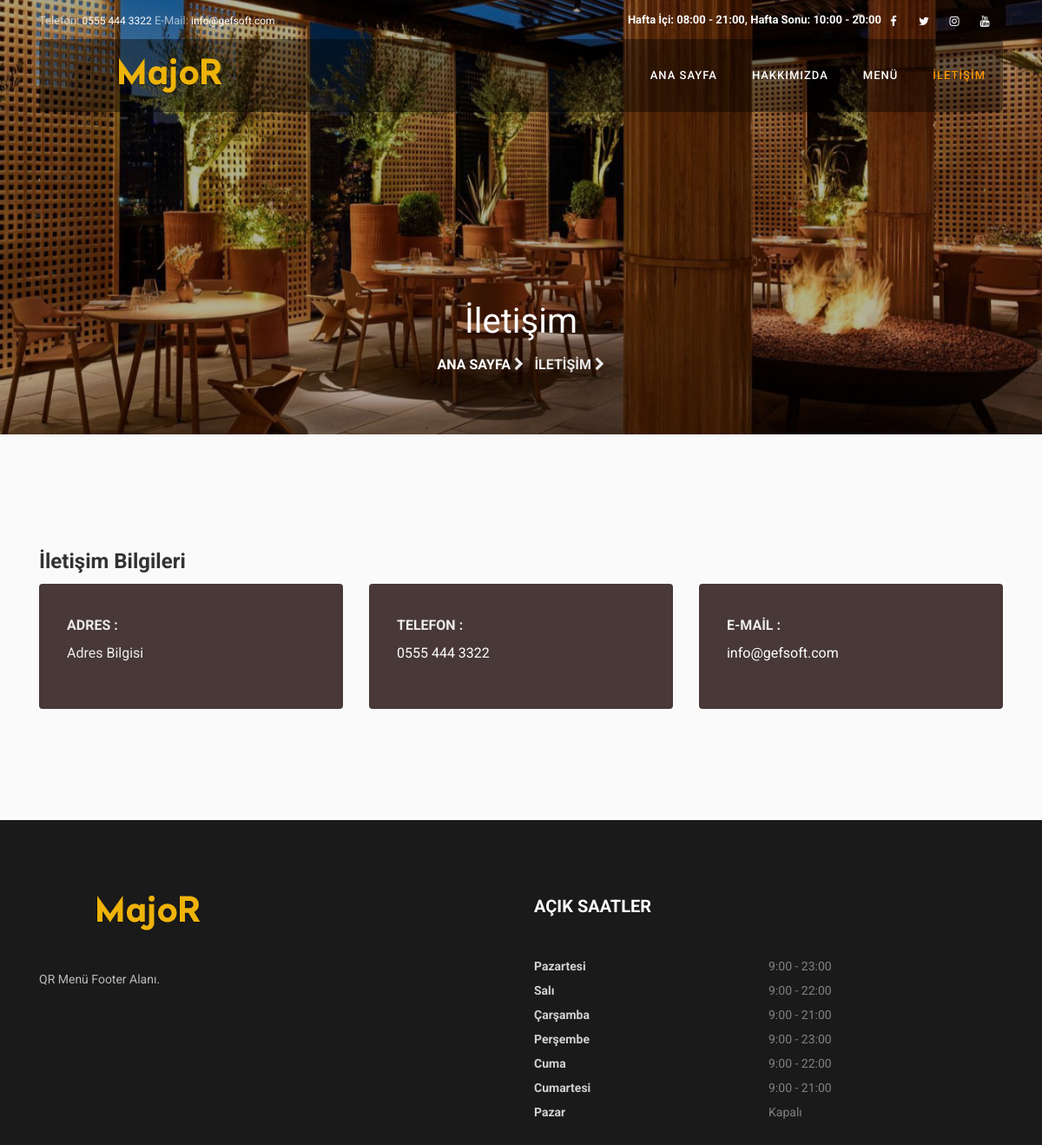
The page /iletisim.php on the database its author committed.
### tables this page shows
CREATE TABLE IF NOT EXISTS `site_bilgi_tablosu` (
  `site_id` int(11) NOT NULL AUTO_INCREMENT,
  `site_baslik` varchar(50) NOT NULL,
  `site_aciklama` varchar(125) NOT NULL,
  `site_logo` varchar(22) NOT NULL,
  `site_favicon` varchar(22) NOT NULL,
  `site_telefon` varchar(15) DEFAULT NULL,
  `site_email` varchar(60) DEFAULT NULL,
  `site_calisma_saat` varchar(100) DEFAULT NULL,
  `site_adres` varchar(80) DEFAULT NULL,
  `site_kategori_gorsel` varchar(20) DEFAULT NULL,
  `site_iletisim_gorsel` varchar(20) DEFAULT NULL,
  PRIMARY KEY (`site_id`)
);

CREATE TABLE IF NOT EXISTS `footer_tablo` (
  `footer_id` int(11) NOT NULL AUTO_INCREMENT,
  `footer_aciklama` varchar(200) NOT NULL,
  `f_pazartesi` varchar(35) NOT NULL,
  `f_sali` varchar(35) NOT NULL,
  `f_carsamba` varchar(35) NOT NULL,
  `f_persembe` varchar(35) NOT NULL,
  `f_cuma` varchar(35) NOT NULL,
  `f_cumartesi` varchar(35) NOT NULL,
  `f_pazar` varchar(35) NOT NULL,
  PRIMARY KEY (`footer_id`)
);

### iletisim.php (the view, shortened to what this page needs)
<?php
include("admin-panel/ayarlar.php");
$sayfa = "iletişim";
$sitesorgu = $db->prepare("SELECT * FROM site_bilgi_tablosu");
$sitesorgu->execute();
$sbilgicikti = $sitesorgu->fetch(PDO::FETCH_ASSOC);
?>
<!DOCTYPE html>
<html lang="tr">
<head>
  <link rel="stylesheet" href="https://stackpath.bootstrapcdn.com/font-awesome/4.7.0/css/font-awesome.min.css">
  <link rel="stylesheet" href="css/animate.css">
  <link rel="stylesheet" href="css/owl.carousel.min.css">
  <link rel="stylesheet" href="css/owl.theme.default.min.css">
  <link rel="stylesheet" href="css/magnific-popup.css">
  <link rel="stylesheet" href="css/flaticon.css">
  <link rel="stylesheet" href="css/style.css">
</head>
<body>
  <?php include("header.php"); ?>
  <section class="hero-wrap hero-wrap-2" style="background-image: url('images/<?php echo $sbilgicikti["site_iletisim_gorsel"]; ?>');" data-stellar-background-ratio="0.5">
    <div class="overlay"></div>
    <div class="container">
      <div class="row no-gutters slider-text align-items-end justify-content-center">
        <div class="col-md-9 ftco-animate text-center mb-5">
          <h1 class="mb-2 bread">İletişim</h1>
          <p class="breadcrumbs"><span class="mr-2"><a href="index">Ana Sayfa <i class="fa fa-chevron-right"></i></a></span> <span>İletişim <i class="fa fa-chevron-right"></i></span></p>
        </div>
      </div>
    </div>
  </section>
  <section class="ftco-section contact-section bg-light">
    <div class="container">
      <div class="row d-flex contact-info">
        <div class="col-md-12">
          <h2 class="h4 font-weight-bold">İletişim Bilgileri</h2>
        </div>
        <div class="col-md-4 d-flex">
          <div class="dbox">
            <p><span>Adres :</span> <br> <?php echo $sbilgicikti["site_adres"]; ?> </p>
          </div>
        </div>
        <div class="col-md-4 d-flex">
          <div class="dbox">
            <p><span>Telefon :</span> <br> <a href="tel:<?php echo str_replace(" ", "", $sbilgicikti["site_telefon"]); ?>"><?php echo $sbilgicikti["site_telefon"]; ?></a></p>
          </div>
        </div>
        <div class="col-md-4 d-flex">
          <div class="dbox">
            <p><span>E-Mail :</span> <br> <a href="mailto:<?php echo $sbilgicikti["site_email"]; ?>"><?php echo $sbilgicikti["site_email"]; ?></a></p>
          </div>
        </div>
      </div>
    </div>
  </section>
  <?php include("footer.php"); ?>
</body>
</html>

### header.php (shortened to what this page needs)
<?php
$sitesorgu = $db->prepare("SELECT * FROM site_bilgi_tablosu");
$sitesorgu->execute();
$sitecikti = $sitesorgu->fetch(PDO::FETCH_ASSOC);
$sosyalsorgu = $db->prepare("SELECT * FROM sosyal_medya_tablosu");
$sosyalsorgu->execute();
$soysalcikti = $sosyalsorgu->fetch(PDO::FETCH_ASSOC);
?>
<div class="wrap">
    <div class="container">
        <div class="row justify-content-between">
            <div class="col-12 col-md d-flex align-items-center">
                <p class="mb-0 phone">
                    <?php if (!$sitecikti["site_telefon"] == null) : ?> <span class="mailus">Telefon:</span> <a href="tel:<?php echo str_replace(" ", "", $sitecikti["site_telefon"]); ?>"><?php echo $sitecikti["site_telefon"]; ?></a><?php endif; ?>
                    <?php if (!$sitecikti["site_email"] == null) : ?> <span class="mailus">E-Mail:</span> <a href="mailto:<?php echo $sitecikti["site_email"]; ?>"><?php echo $sitecikti["site_email"]; ?></a><?php endif; ?>
                </p>
            </div>
            <div class="col-12 col-md d-flex justify-content-md-end">
                <?php if (!$sitecikti["site_calisma_saat"] == null) : ?><p class="mb-0 font-weight-bold text-light"><?php echo $sitecikti["site_calisma_saat"]; ?></p><?php endif; ?>
                <div class="social-media">
                    <p class="mb-0 d-flex">
                        <?php if (!$soysalcikti["sosyal_facebook"] == null || !$soysalcikti["sosyal_facebook"] === " ") : ?> <a href="https://www.facebook.com/<?php echo $soysalcikti["sosyal_facebook"]; ?>" class="d-flex align-items-center justify-content-center"><span class="fa fa-facebook"><i class="sr-only">Facebook</i></span></a> <?php endif; ?>
                        <?php if (!$soysalcikti["sosyal_twitter"] == null || !$soysalcikti["sosyal_twitter"] === " ") : ?> <a href="https://www.twitter.com/<?php echo $soysalcikti["sosyal_twitter"]; ?>" class="d-flex align-items-center justify-content-center"><span class="fa fa-twitter"><i class="sr-only">Twitter</i></span></a> <?php endif; ?>
                        <?php if (!$soysalcikti["sosyal_instagram"] == null || !$soysalcikti["sosyal_instagram"] === " ") : ?> <a href="https://www.instagram.com/<?php echo $soysalcikti["sosyal_instagram"]; ?>" class="d-flex align-items-center justify-content-center"><span class="fa fa-instagram"><i class="sr-only">Instagram</i></span></a> <?php endif; ?>
                        <?php if (!$soysalcikti["sosyal_youtube"] == null || !$soysalcikti["sosyal_youtube"] === " ") : ?> <a href="https://www.youtube.com/<?php echo $soysalcikti["sosyal_youtube"]; ?>" class="d-flex align-items-center justify-content-center"><span class="fa fa-youtube"><i class="sr-only">Youtube</i></span></a> <?php endif; ?>
                    </p>
                </div>
            </div>
        </div>
    </div>
</div>
<nav class="navbar navbar-expand-lg navbar-dark ftco_navbar bg-dark ftco-navbar-light" id="ftco-navbar">
    <div class="container">
        <a class="navbar-brand" href="index"><img src="images/<?php echo $sitecikti["site_logo"]; ?>" alt=""></a>
        <div class="collapse navbar-collapse" id="ftco-nav">
            <ul class="navbar-nav ml-auto">
                <li class="nav-item <?php if ($sayfa == "index") {
                                        echo "active";
                                    } ?> "><a href="index" class="nav-link">Ana Sayfa</a></li>
                <li class="nav-item <?php if ($sayfa == "hakkimizda") {
                                        echo "active";
                                    } ?> "><a href="hakkimizda" class="nav-link">Hakkımızda</a></li>
                <li class="nav-item <?php if ($sayfa == "kategori") {
                                        echo "active";
                                    } ?>"><a href="menu" class="nav-link">Menü</a></li>
                <li class="nav-item <?php if ($sayfa == "iletişim") {
                                        echo "active";
                                    } ?>"><a href="iletisim" class="nav-link">İletişim</a></li>
            </ul>
        </div>
    </div>
</nav>

### footer.php (shortened to what this page needs)
<?php
$footersorgu = $db->prepare("SELECT * FROM footer_tablo");
$footersorgu->execute();
$footercek = $footersorgu->fetch(PDO::FETCH_ASSOC);
?>
<footer class="ftco-footer ftco-no-pb  ftco-section">
    <div class="container">
        <div class="row">
            <div class="col-md-12 col-lg-6">
                <div class="ftco-footer-widget mb-4">
                    <h2 class="ftco-heading-2"><img src="images/<?php echo $sitecikti["site_logo"]; ?>" alt="" class="img-fluid"></h2>
                    <p><?php echo $footercek["footer_aciklama"]; ?></p>
                    <ul class="ftco-footer-social list-unstyled float-md-left float-lft mt-3">
                    </ul>
                </div>
            </div>
            <div class="col-md-12 col-lg-6">
                <div class="ftco-footer-widget mb-4">
                    <h2 class="ftco-heading-2">Açık Saatler</h2>
                    <ul class="list-unstyled open-hours">
                        <li class="d-flex"><span>Pazartesi</span><span><?php echo $footercek["f_pazartesi"]; ?></span></li>
                        <li class="d-flex"><span>Salı</span><span><?php echo $footercek["f_sali"]; ?></span></li>
                        <li class="d-flex"><span>Çarşamba</span><span><?php echo $footercek["f_carsamba"]; ?></span></li>
                        <li class="d-flex"><span>Perşembe</span><span><?php echo $footercek["f_persembe"]; ?></span></li>
                        <li class="d-flex"><span>Cuma</span><span><?php echo $footercek["f_cuma"]; ?></span></li>
                        <li class="d-flex"><span>Cumartesi</span><span><?php echo $footercek["f_cumartesi"]; ?></span></li>
                        <li class="d-flex"><span>Pazar</span><span> <?php echo $footercek["f_pazar"]; ?></span></li>
                    </ul>
                </div>
            </div>
        </div>
    </div>
</footer>

### rows shown on the page
site_bilgi_tablosu: site_telefon "0555 444 3322", site_email "info@gefsoft.com", site_calisma_saat "Hafta İçi: 08:00 - 21:00, Hafta Sonu: 10:00 - 20:00", site_logo (picture), site_iletisim_gorsel (picture), site_adres "Adres Bilgisi"
footer_tablo: footer_aciklama "QR Menü Footer Alanı.", f_pazartesi "9:00 - 23:00", f_sali "9:00 - 22:00", f_carsamba "9:00 - 21:00", f_persembe "9:00 - 23:00", f_cuma "9:00 - 22:00", f_cumartesi "9:00 - 21:00", f_pazar "Kapalı"
